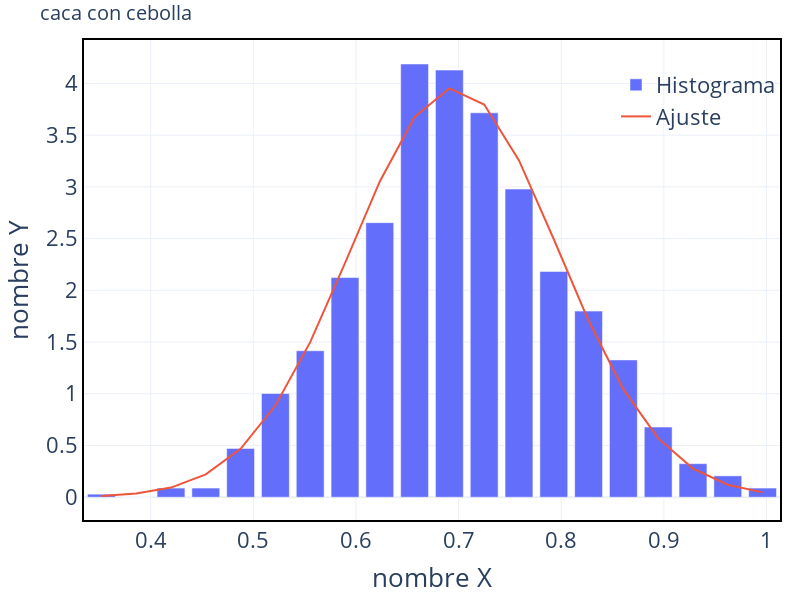

The notebook cell this image was saved under:
### Code cell
fig = go.Figure()
fig.add_traces(go.Bar(x = new_bins,
                      y = dens_prob,
                      name = 'Histograma'))
fig.add_traces(go.Scatter(x = new_bins,
                          y = gauss(new_bins,popt[0],popt[1]), # Explico abajo que hago aca
                          name = 'Ajuste')) 
estetica(fig,x_name = 'nombre X',y_name = 'nombre Y', title = 'caca con cebolla',w = 800,h = 600)
fig.show()

### Figure 1 — Plotly figure (JSON) as saved in the notebook; plotly's stock layout.template omitted (floating-point values rounded to 4 significant figures)
{"data": [{"name": "Histograma", "type": "bar", "x": [0.352, 0.3859, 0.4198, 0.4537, 0.4876, 0.5215, 0.5554, 0.5893, 0.6232, 0.6571, 0.691, 0.725, 0.7589, 0.7928, 0.8267, 0.8606, 0.8945, 0.9284, 0.9623, 0.9962], "y": [0.02949, 0, 0.08848, 0.08848, 0.4719, 1.003, 1.416, 2.123, 2.654, 4.188, 4.129, 3.716, 2.979, 2.182, 1.799, 1.327, 0.6783, 0.3244, 0.2064, 0.08848]}, {"name": "Ajuste", "type": "scatter", "x": [0.352, 0.3859, 0.4198, 0.4537, 0.4876, 0.5215, 0.5554, 0.5893, 0.6232, 0.6571, 0.691, 0.725, 0.7589, 0.7928, 0.8267, 0.8606, 0.8945, 0.9284, 0.9623, 0.9962], "y": [0.01175, 0.03498, 0.09299, 0.2208, 0.4682, 0.8864, 1.499, 2.263, 3.052, 3.676, 3.953, 3.796, 3.256, 2.494, 1.706, 1.042, 0.5683, 0.2768, 0.1204, 0.04678]}], "layout": {"autosize": false, "font": {"size": 22}, "height": 600, "legend": {"bgcolor": "rgba(255,255,255,0)", "font": {"size": 22}, "orientation": "v", "x": 1, "xanchor": "right", "y": 0.95, "yanchor": "top"}, "margin": {"b": 20, "l": 20, "r": 20, "t": 40}, "plot_bgcolor": "white", "title": {"font": {"size": 20}, "text": "caca con cebolla"}, "width": 800, "xaxis": {"linecolor": "black", "linewidth": 2, "mirror": true, "showgrid": true, "showline": true, "title": {"text": "nombre X"}}, "yaxis": {"linecolor": "black", "linewidth": 2, "mirror": true, "showgrid": true, "showline": true, "title": {"text": "nombre Y"}}}}
